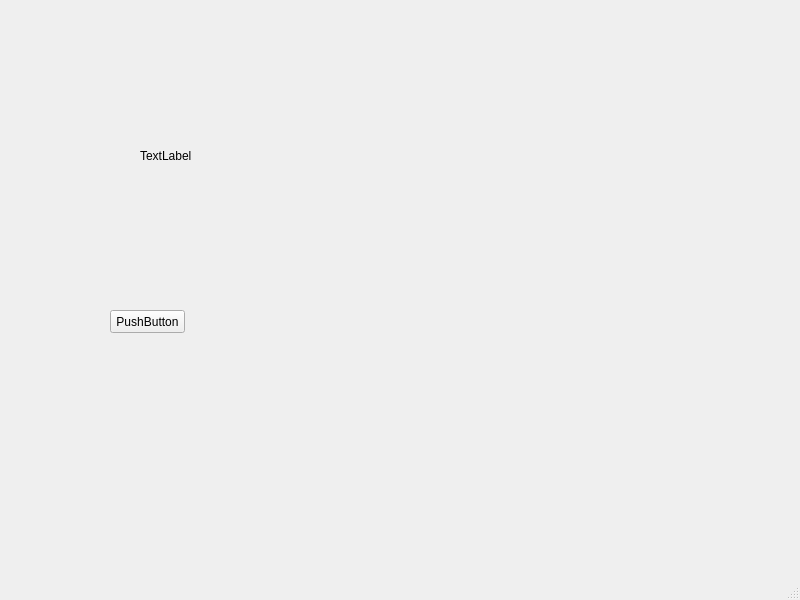
<?xml version="1.0" encoding="UTF-8"?>
<ui version="4.0">
 <class>MainWindow</class>
 <widget class="QMainWindow" name="MainWindow">
  <property name="geometry">
   <rect>
    <x>0</x>
    <y>0</y>
    <width>800</width>
    <height>600</height>
   </rect>
  </property>
  <property name="windowTitle">
   <string>MainWindow</string>
  </property>
  <widget class="QWidget" name="centralwidget">
   <widget class="QWidget" name="horizontalLayoutWidget">
    <property name="geometry">
     <rect>
      <x>70</x>
      <y>40</y>
      <width>160</width>
      <height>80</height>
     </rect>
    </property>
    <layout class="QHBoxLayout" name="horizontalLayout"/>
   </widget>
   <widget class="QLabel" name="label">
    <property name="geometry">
     <rect>
      <x>140</x>
      <y>150</y>
      <width>54</width>
      <height>12</height>
     </rect>
    </property>
    <property name="text">
     <string>TextLabel</string>
    </property>
   </widget>
   <widget class="QPushButton" name="pushButton">
    <property name="geometry">
     <rect>
      <x>110</x>
      <y>310</y>
      <width>75</width>
      <height>23</height>
     </rect>
    </property>
    <property name="text">
     <string>PushButton</string>
    </property>
   </widget>
  </widget>
  <widget class="QMenuBar" name="menubar">
   <property name="geometry">
    <rect>
     <x>0</x>
     <y>0</y>
     <width>800</width>
     <height>23</height>
    </rect>
   </property>
  </widget>
  <widget class="QStatusBar" name="statusbar"/>
 </widget>
 <resources/>
 <connections/>
</ui>
